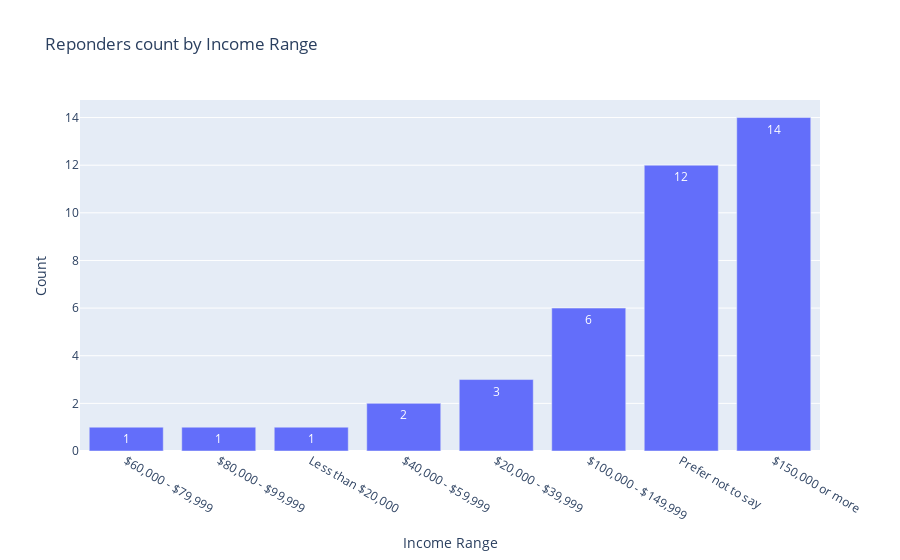

Notebook code cell kept with this figure:
### Code cell
px.bar(data.groupby(['income']).size().reset_index(name="count").sort_values(by=['count']), 'income', 'count', text_auto=True, labels={'income':'Income Range', "count": "Count"}, title="Reponders count by Income Range")

### Figure 1 — Plotly figure (JSON) as saved in the notebook; plotly's stock layout.template omitted (floating-point values rounded to 4 significant figures)
{"data": [{"alignmentgroup": "True", "hovertemplate": "Income Range=%{x}<br>Count=%{y}<extra></extra>", "legendgroup": "", "marker": {"color": "#636efa", "pattern": {"shape": ""}}, "name": "", "offsetgroup": "", "orientation": "v", "showlegend": false, "textposition": "auto", "texttemplate": "%{y}", "type": "bar", "x": ["$60,000 - $79,999", "$80,000 - $99,999", "Less than $20,000", "$40,000 - $59,999", "$20,000 - $39,999", "$100,000 - $149,999", "Prefer not to say", "$150,000 or more"], "xaxis": "x", "y": [1, 1, 1, 2, 3, 6, 12, 14], "yaxis": "y"}], "layout": {"barmode": "relative", "legend": {"tracegroupgap": 0}, "title": {"text": "Reponders count by Income Range"}, "xaxis": {"anchor": "y", "domain": [0, 1], "title": {"text": "Income Range"}}, "yaxis": {"anchor": "x", "domain": [0, 1], "title": {"text": "Count"}}}}
